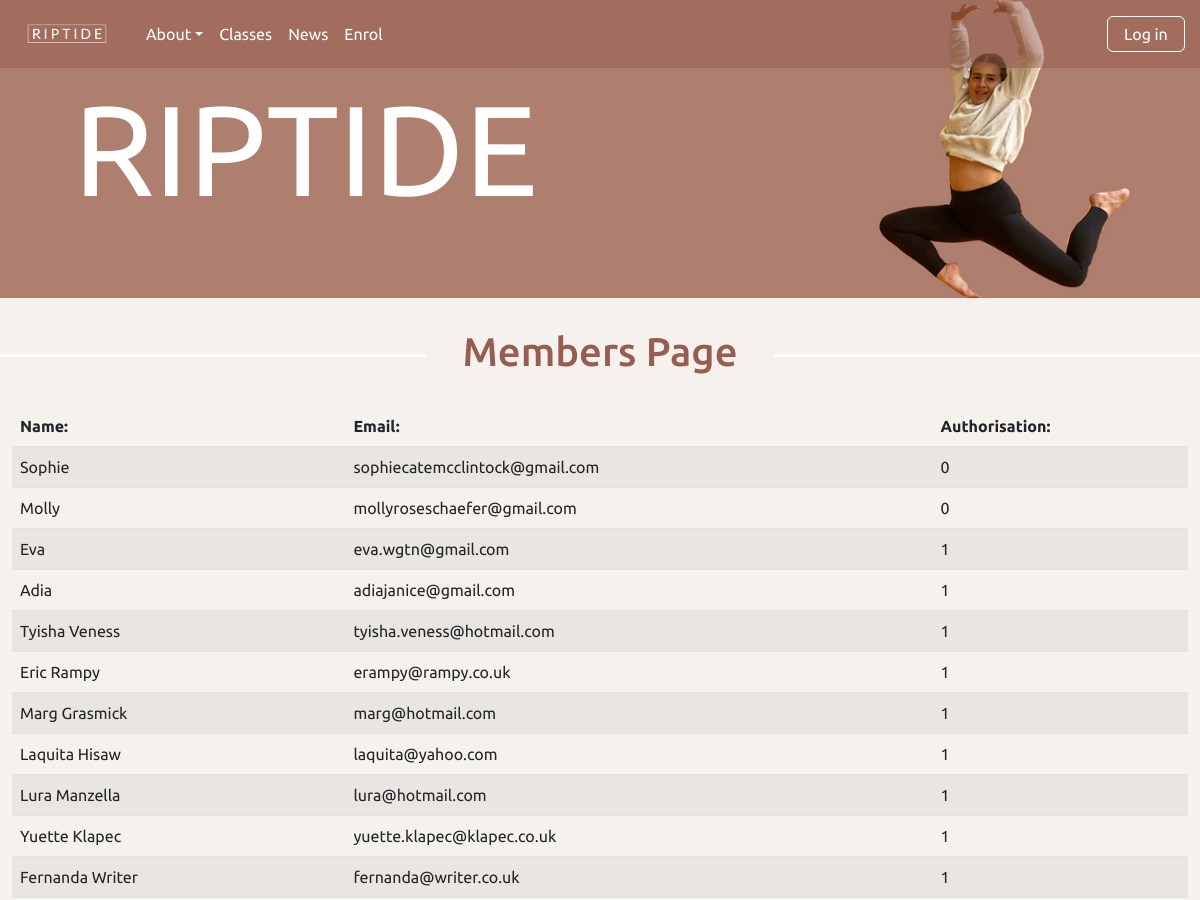
The app's page /members (upper part), older data.
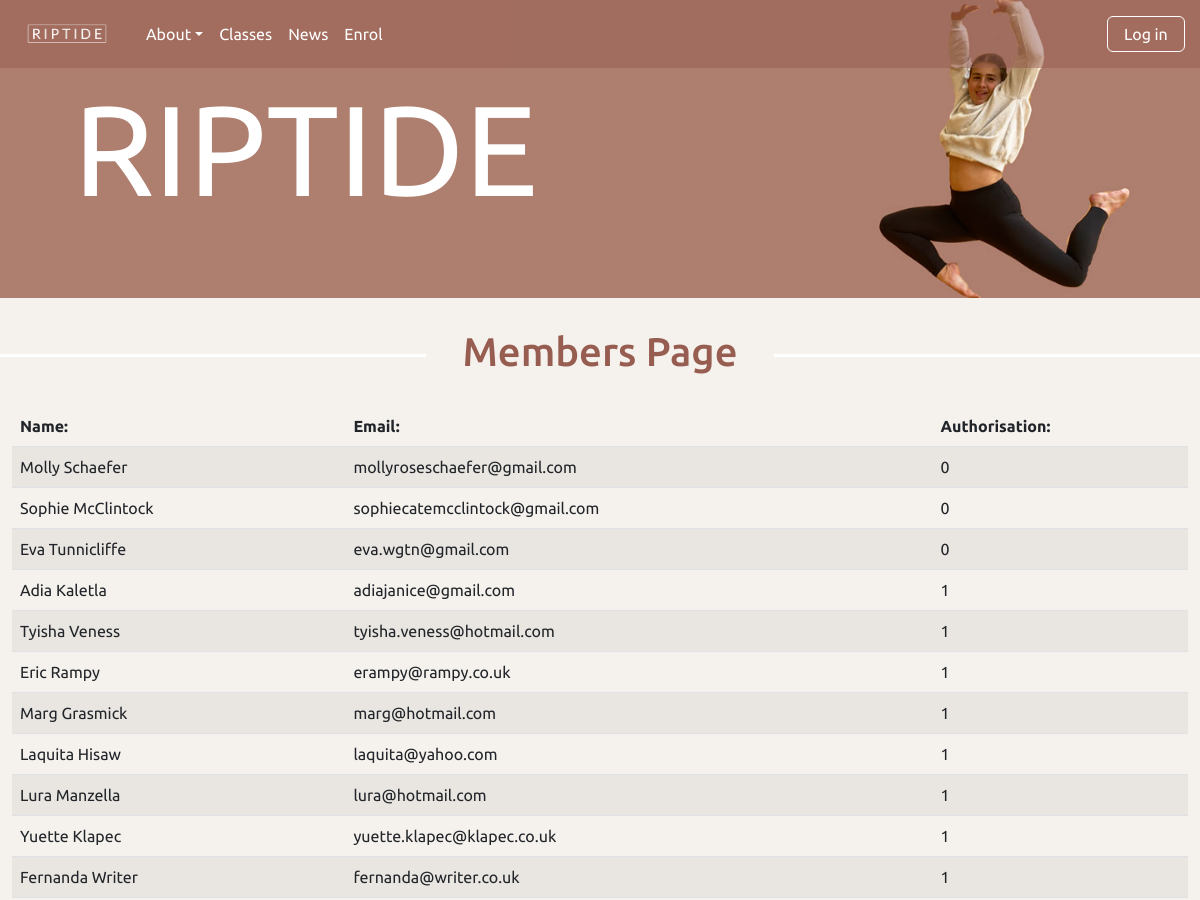
The same page, newer data.
### tables this page shows
CREATE TABLE member(
    member_id integer primary key autoincrement not null,
    name text not null,
    email text not null unique,
    password text not null,
    authorisation integer not null
);

### server.py (the view)
@app.route('/members')
def members():
    data = request.args
    sql = """ select member_id, name, email, authorisation from member"""
    result = run_search_query_tuples(sql, (), db_path, True)
    return render_template("members.html", members=result)

### db_functions.py (called while the page is built)
def run_search_query_tuples(sql_query,values_tuple, file_path, rowfactory=False):
    result = None
    try:
        db = sqlite3.connect(file_path)
        if rowfactory:
            db.row_factory = sqlite3.Row
        cursor = db.cursor()
        cursor.execute(sql_query,values_tuple)
        result = cursor.fetchall()
        cursor.close()
    except sqlite3.Error as error:
        print("Error running search query tuples: {}".format(error))
        return None
    db.close()
    if result is None:
        print("No search values were found")
    return result

### templates/members.html (shortened to what this page needs)
{% extends "layout.html" %}
{% block banner %}
static/images/molly_banner3.jpg
{% endblock %}
{% block content %}
<h1>Members Page</h1>
<div class="container-fluid">
<table class="table table-striped">
    <thead>
      <tr>
        <th>Name:</th>
        <th>Email:</th>
        <th>Authorisation:</th>
      </tr>
    </thead>
    <tbody>
    {% for row in members %}
      <tr>
        <td>{{ row['name'] }} </td>
        <td>{{ row['email'] }}</td>
        <td>{{ row['authorisation'] }}</td>
      </tr>
    {% endfor %}
    </tbody>
  </table>
</div>
{% endblock %}

Row changes from the older to the newer data that the page shows:
changed member: name "Sophie" → "Molly Schaefer"; email "sophiecatemcclintock@gmail.com" → "mollyroseschaefer@gmail.com"
changed member: name "Molly" → "Sophie McClintock"; email "mollyroseschaefer@gmail.com" → "sophiecatemcclintock@gmail.com"
changed member "eva.wgtn@gmail.com": name "Eva" → "Eva Tunnicliffe"; authorisation "1" → "0"
changed member "adiajanice@gmail.com": name "Adia" → "Adia Kaletla"
